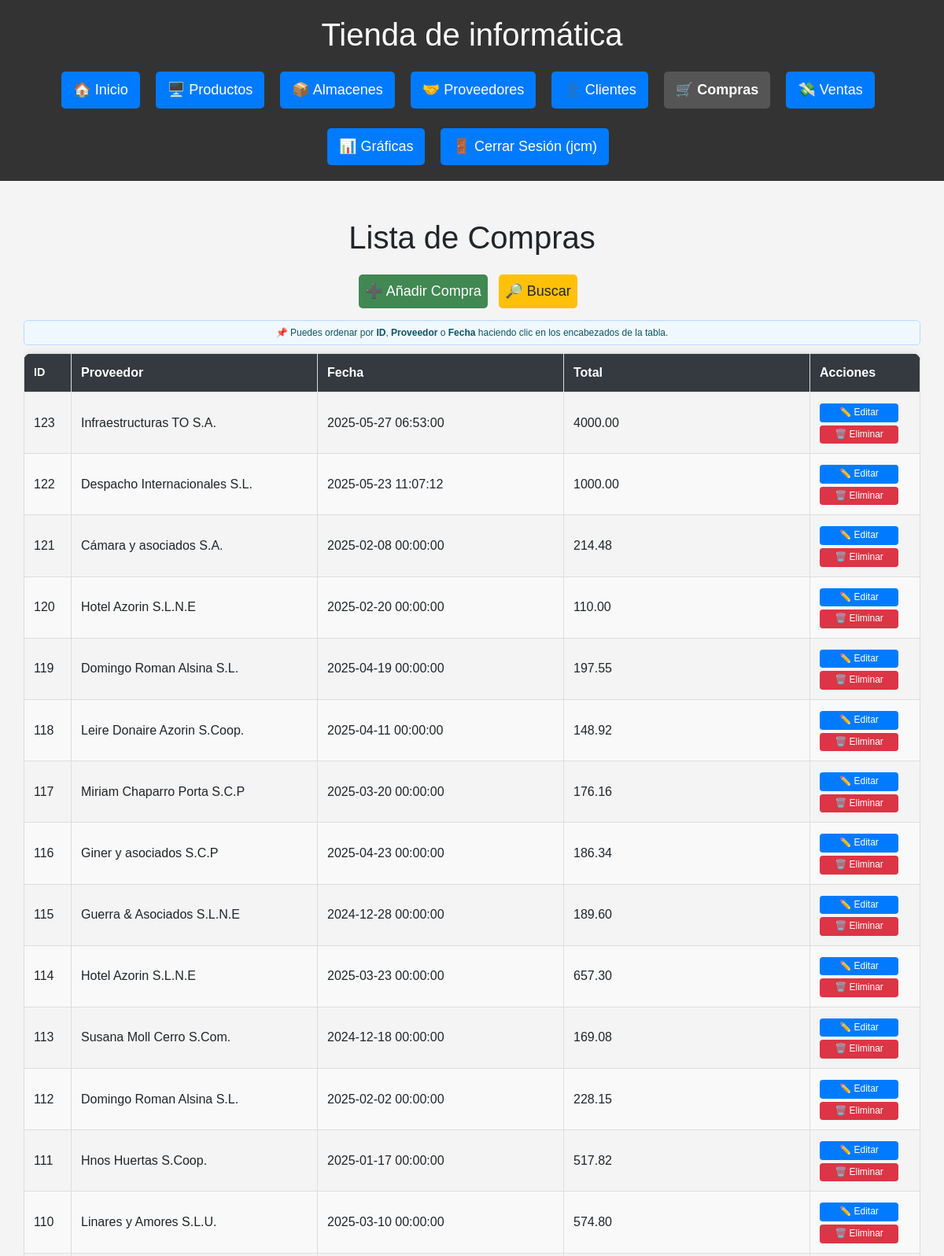
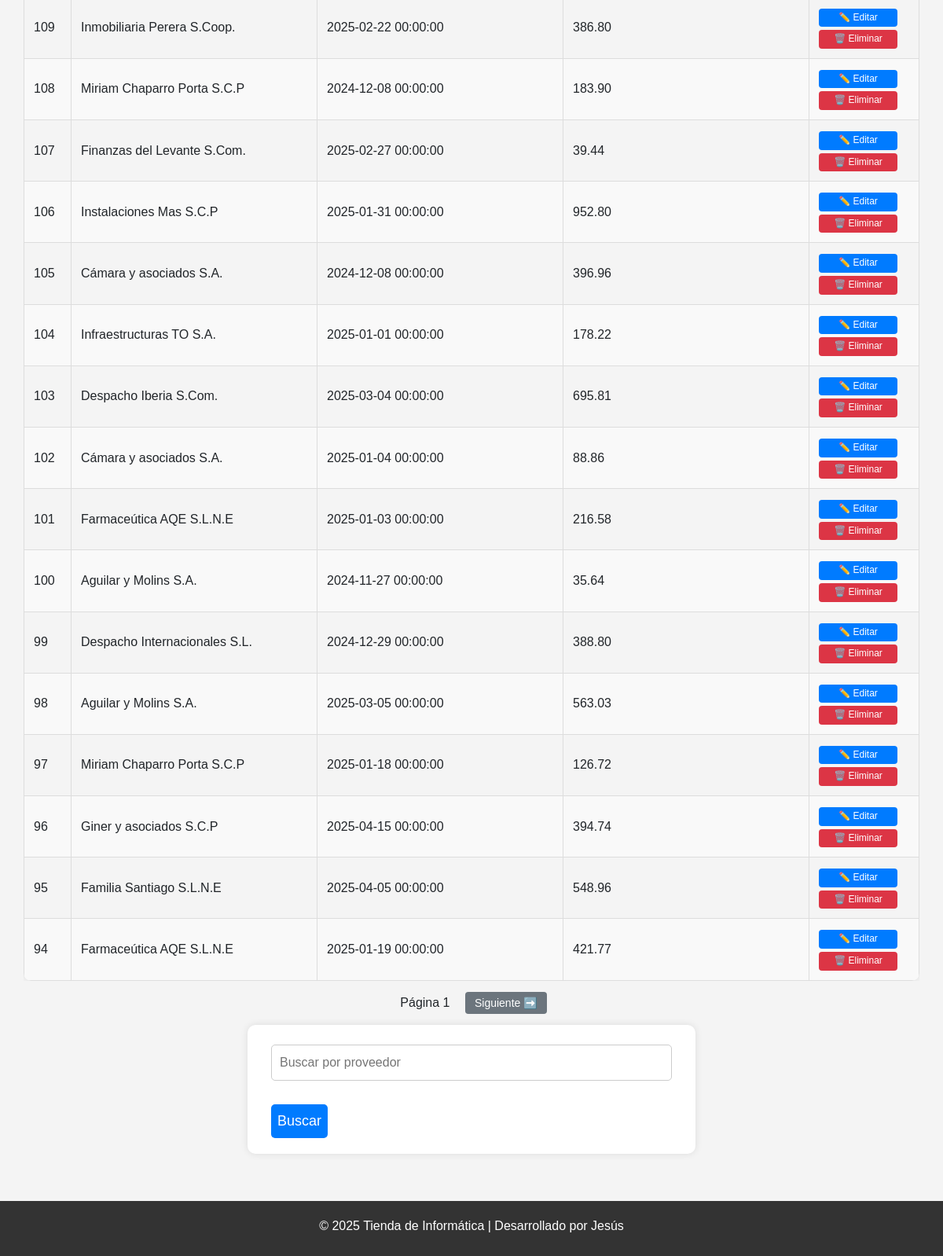
The page /compras (signed in) on the database its author committed (2 pictures, top to bottom).
### db.py (models this page shows)
class Compra(Base):
    __tablename__ = "Compra"
    __table_args__ = {'extend_existing': True}
    id = Column(Integer, primary_key=True)
    producto_id = Column(Integer, ForeignKey('Producto.id'), nullable=False)
    proveedor_id = Column(Integer, ForeignKey('Proveedor.id'), nullable=False)
    precio = Column(Numeric(10, 2), nullable=False)
    cantidad = Column(Integer, nullable=False)
    total = Column(Numeric(10, 2), nullable=False)
    fecha = Column(DateTime, default=func.now())
    producto = relationship("Producto")
    proveedor = relationship("Proveedor")

class Proveedor(Base):
    __tablename__ = "Proveedor"
    id = Column(Integer, primary_key=True)
    nombre = Column(String(150), unique=True, nullable=False)
    contacto = Column(String(150))
    telefono = Column(String(20))
    email = Column(String(150), unique=True)
    cif = Column(String(20), unique=True, nullable=False)
    direccion = Column(String(200))

### routes/compras.py (the view)
@compras_bp.route('/compras')
@login_required
def compras():
    proveedor = request.args.get("proveedor")
    pagina = int(request.args.get("pagina", 1))
    orden = request.args.get("orden", "id")
    direccion = request.args.get("direccion", "desc")
    por_pagina = 30
    query = sesion.query(Compra).join(Proveedor)
    if proveedor:
        query = query.filter(Proveedor.nombre.ilike(f"%{proveedor}%"))
    def aplicar_orden(campo):
        return campo.desc() if direccion == "desc" else campo.asc()
    if orden == "proveedor":
        query = query.order_by(aplicar_orden(Proveedor.nombre))
    elif orden == "fecha":
        query = query.order_by(aplicar_orden(Compra.fecha))
    else:
        query = query.order_by(aplicar_orden(Compra.id))
    total_compras = query.count()
    compras = query.offset((pagina - 1) * por_pagina).limit(por_pagina).all()
    hay_anterior = pagina > 1
    hay_siguiente = (pagina * por_pagina) < total_compras
    return render_template("compras/compras.html",
        compras=compras,
        pagina=pagina,
        hay_anterior=hay_anterior,
        hay_siguiente=hay_siguiente,
        proveedor=proveedor,
        orden=orden,
        direccion=direccion
    )

### db.py (called while the page is built)
def login_required(f):
    @wraps(f)
    def decorated_function(*args, **kwargs):
        if 'usuario' not in session:
            flash('Por favor, inicie sesión para acceder a esta página.', 'error')
            return redirect(url_for('login'))
        return f(*args, **kwargs)
    return decorated_function

### templates/compras/compras.html (shortened to what this page needs)
{% extends 'base.html' %}
{% block content %}
<div class="container mt-4">
    <h1>Lista de Compras</h1>
    <div class="botones-superiores">
        <a href="{{ url_for('compras.nueva_compra') }}" class="btn btn-add">➕ Añadir Compra</a>
        <a href="#form-busqueda-proveedor" class="btn btn-add btn-search">🔎 Buscar</a>
    </div>
    <div class="tabla-responive">
        <table class="tabla-estilizada">
            <div class="alerta-orden">
              📌 Puedes ordenar por <strong>ID</strong>, <strong>Proveedor</strong> o <strong>Fecha</strong> haciendo clic en los encabezados de la tabla.
            </div>
            {% set nueva_direccion = 'desc' if direccion == 'asc' else 'asc' %}
            <thead>
              <tr>
                <th class="col-id">
                  <a href="{{ url_for('compras.compras', orden='id', direccion=nueva_direccion, pagina=pagina) }}">ID</a>
                </th>
                <th>
                  <a href="{{ url_for('compras.compras', orden='proveedor', direccion=nueva_direccion, pagina=pagina) }}">Proveedor</a>
                </th>
                <th>
                  <a href="{{ url_for('compras.compras', orden='fecha', direccion=nueva_direccion, pagina=pagina) }}">Fecha</a>
                </th>
                <th>Total</th>
                <th class="col-acciones">Acciones</th>
              </tr>
            </thead>
            <tbody>
                {% for compra in compras %}
                <tr>
                    <td>{{ compra.id }}</td>
                    <td>{{ compra.proveedor.nombre }}</td>
                    <td>{{ compra.fecha }}</td>
                    <td>{{ compra.total }}</td>
                    <td>
                        <a href="{{ url_for('compras.editar_compra', id=compra.id) }}" class="btn-edit">✏️ Editar</a>
                        <form action="{{ url_for('compras.eliminar_compra', id=compra.id) }}" method="POST" class="form-delete">
                            <button type="submit" class="btn-delete" onclick="return confirm('¿Eliminar esta compra?');">🗑️<span class="texto-btn"> Eliminar</button>
                        </form>
                    </td>
                </tr>
                {% endfor %}
            </tbody>
        </table>
    </div>
    <div class="paginacion mt-3">
      <span style="margin: 0 10px;">Página {{ pagina }}</span>
      {% if hay_siguiente %}
        <a href="{{ url_for('compras.compras', pagina=pagina+1, orden=orden, direccion=direccion) }}" class="btn-pagina">Siguiente ➡️</a>
      {% endif %}
    </div>
    <form method="GET" action="{{ url_for('compras.compras') }}" class="mt-3" id="form-busqueda-proveedor">
        <input type="text" name="proveedor" placeholder="Buscar por proveedor" value="{{ proveedor or '' }}">
        <button type="submit" class="btn">Buscar</button>
    </form>
</div>
{% endblock %}

### static/estilos.css (style rules this page uses)
html, body { height: 100%; margin: 0; padding: 0; font-family: Arial, sans-serif; background-color: #f4f4f4; text-align: center; }
body { overflow-x: hidden; }
.container, main { width: 100%; padding: 0; margin: 0 auto; }
.alerta-orden { background-color: #f0f8ff; color: #0c5460; border: 1px solid #b8daff; padding: 6px 10px; border-radius: 5px; margin-bottom: 10px; font-size: 0.75rem; text-align: center; }
form { width: 50%; margin: 20px auto; background: white; padding: 20px 30px; border-radius: 10px; box-shadow: 0 0 10px rgba(0,0,0,0.1); text-align: left; }
form input, form textarea, form select { width: 100%; padding: 10px; margin-top: 5px; margin-bottom: 15px; border: 1px solid #ccc; border-radius: 5px; box-sizing: border-box; font-size: 16px; }
button, .btn { background: #007BFF; color: white; padding: 8px; border: none; margin-top: 15px; cursor: pointer; font-size: 18px; border-radius: 5px; transition: 0.3s; text-decoration: none; display: inline-block; margin-right: 10px; }
.btn-add { background: #418852; margin-bottom: 15px; }
.btn-pagina { background-color: #6c757d; color: white; font-size: 14px; padding: 6px 12px; border-radius: 4px; text-decoration: none; margin: 0 5px; }
.btn-edit { display: inline-block; max-width: 100px; background-color: #007BFF; color: white; padding: 4px 8px; font-size: 0.75rem; border: none; border-radius: 4px; cursor: pointer; transition: all 0.2s; text-decoration: none; white-space: nowrap; line-height: 1.3; margin: 0; box-shadow: none; width: 100% ; text-align: center; box-sizing: border-box; }
.form-delete button { background-color: #dc3545; color: white; padding: 4px 10px; font-size: 0.75rem; border: none; border-radius: 4px; cursor: pointer; transition: background-color 0.3s; }
.form-delete { display: block; margin: 0; padding: 0; border: none; background: transparent; box-shadow: none; width: 100%; }
.btn-delete { background-color: #dc3545; color: white; padding: 4px 8px; font-size: 0.75rem; border: none; border-radius: 4px; cursor: pointer; transition: all 0.2s; white-space: nowrap; line-height: 1.3; margin: 0; box-shadow: none; width: 100%; text-align: center; box-sizing: border-box; margin-top: 4px; max-width: 100px; }
.btn-search { background-color: #ffc107; color: #212529; }
.form-delete, .form-delete button, .form-delete button:focus, .form-delete button:active { outline: none; box-shadow: none; border: none; }
.tabla-estilizada { width: 100%; border-collapse: collapse; border-radius: 10px; overflow: hidden; box-shadow: 0 0 10px rgba(0,0,0,0.1); table-layout: fixed; }
.tabla-estilizada thead { background-color: #343a40; color: white; font-weight: bold; }
.tabla-estilizada th, .tabla-estilizada td { padding: 12px; border: 1px solid #ddd; text-align: left; max-width: 200px; word-wrap: break-word; white-space: normal; }
.tabla-estilizada tr:nth-child(even) { background-color: #f9f9f9; }
.tabla-estilizada thead th a { color: white; text-decoration: none; font-weight: bold; }
.tabla-responive { width: 100%; overflow-x: auto; -webkit-overflow-scrolling: touch; box-sizing: border-box; padding: 0 10x; }
.col-fecha, .col-id { max-width: 100px; font-size: 0.9em; white-space: nowrap; }
.col-id { max-width: 60px; width: 60px; white-space: nowrap; overflow: hidden; text-overflow: ellipsis; text-align: center; }
.col-acciones { max-width: 140px; width: 140px; text-align: center; }

### rows shown on the page
Compra: id "123", proveedor.nombre "Infraestructuras TO S.A.", fecha "2025-05-27 06:53:00", total "4000.00"
Compra: id "122", proveedor.nombre "Despacho Internacionales S.L.", fecha "2025-05-23 11:07:12", total "1000.00"
Compra: id "121", proveedor.nombre "Cámara y asociados S.A.", fecha "2025-02-08 00:00:00", total "214.48"
Compra: id "120", proveedor.nombre "Hotel Azorin S.L.N.E", fecha "2025-02-20 00:00:00", total "110.00"
Compra: id "119", proveedor.nombre "Domingo Roman Alsina S.L.", fecha "2025-04-19 00:00:00", total "197.55"
Compra: id "118", proveedor.nombre "Leire Donaire Azorin S.Coop.", fecha "2025-04-11 00:00:00", total "148.92"
Compra: id "117", proveedor.nombre "Miriam Chaparro Porta S.C.P", fecha "2025-03-20 00:00:00", total "176.16"
Compra: id "116", proveedor.nombre "Giner y asociados S.C.P", fecha "2025-04-23 00:00:00", total "186.34"
Compra: id "115", proveedor.nombre "Guerra & Asociados S.L.N.E", fecha "2024-12-28 00:00:00", total "189.60"
Compra: id "114", proveedor.nombre "Hotel Azorin S.L.N.E", fecha "2025-03-23 00:00:00", total "657.30"
Compra: id "113", proveedor.nombre "Susana Moll Cerro S.Com.", fecha "2024-12-18 00:00:00", total "169.08"
Compra: id "112", proveedor.nombre "Domingo Roman Alsina S.L.", fecha "2025-02-02 00:00:00", total "228.15"
Compra: id "111", proveedor.nombre "Hnos Huertas S.Coop.", fecha "2025-01-17 00:00:00", total "517.82"
Compra: id "110", proveedor.nombre "Linares y Amores S.L.U.", fecha "2025-03-10 00:00:00", total "574.80"
Compra: id "109", proveedor.nombre "Inmobiliaria Perera S.Coop.", fecha "2025-02-22 00:00:00", total "386.80"
Compra: id "108", proveedor.nombre "Miriam Chaparro Porta S.C.P", fecha "2024-12-08 00:00:00", total "183.90"
Compra: id "107", proveedor.nombre "Finanzas del Levante S.Com.", fecha "2025-02-27 00:00:00", total "39.44"
Compra: id "106", proveedor.nombre "Instalaciones Mas S.C.P", fecha "2025-01-31 00:00:00", total "952.80"
Compra: id "105", proveedor.nombre "Cámara y asociados S.A.", fecha "2024-12-08 00:00:00", total "396.96"
Compra: id "104", proveedor.nombre "Infraestructuras TO S.A.", fecha "2025-01-01 00:00:00", total "178.22"
Compra: id "103", proveedor.nombre "Despacho Iberia S.Com.", fecha "2025-03-04 00:00:00", total "695.81"
Compra: id "102", proveedor.nombre "Cámara y asociados S.A.", fecha "2025-01-04 00:00:00", total "88.86"
Compra: id "101", proveedor.nombre "Farmaceútica AQE S.L.N.E", fecha "2025-01-03 00:00:00", total "216.58"
Compra: id "100", proveedor.nombre "Aguilar y Molins S.A.", fecha "2024-11-27 00:00:00", total "35.64"
Compra: id "99", proveedor.nombre "Despacho Internacionales S.L.", fecha "2024-12-29 00:00:00", total "388.80"
Compra: id "98", proveedor.nombre "Aguilar y Molins S.A.", fecha "2025-03-05 00:00:00", total "563.03"
Compra: id "97", proveedor.nombre "Miriam Chaparro Porta S.C.P", fecha "2025-01-18 00:00:00", total "126.72"
Compra: id "96", proveedor.nombre "Giner y asociados S.C.P", fecha "2025-04-15 00:00:00", total "394.74"
Compra: id "95", proveedor.nombre "Familia Santiago S.L.N.E", fecha "2025-04-05 00:00:00", total "548.96"
Compra: id "94", proveedor.nombre "Farmaceútica AQE S.L.N.E", fecha "2025-01-19 00:00:00", total "421.77"

### other values the page prints
{{ session['usuario'] }} "jcm"
{{ pagina }} "1"
